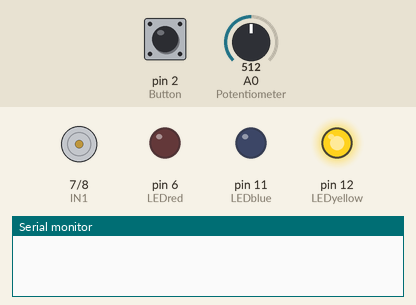
Recording of a sketch running on a simulated Arduino Uno, built with avr-gcc and run on an emulated ATmega328P. Shown: motor-driver pin pairs drawn as motors (green arrow = first pin HIGH = forward, orange = second pin HIGH = backward, longer = more drive, scaled by the enable pin), output pins drawn as LEDs (lit = HIGH), the last lines printed to the serial monitor. The inputs (shaded band) are chosen by the test bench; at power-on: A0 (Potentiometer) = 512, pin 2 (Button) HIGH.

Above: at 1.2 s.
1.3 s: A0 (Potentiometer) set to 575
2.8 s: A0 (Potentiometer) set to 584
At 3.8 s:
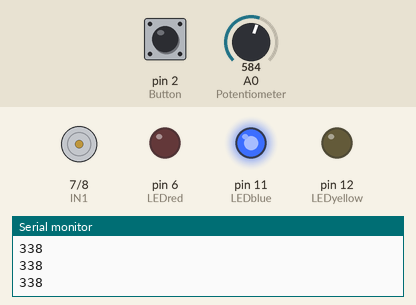
4.3 s: A0 (Potentiometer) set to 603
At 5.2 s:
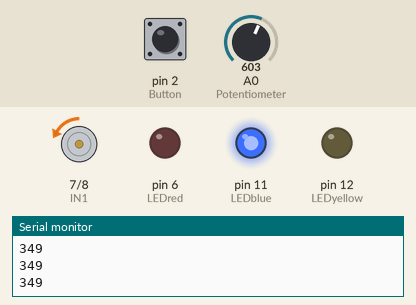
5.8 s: A0 (Potentiometer) set to 716
At 6.3 s:
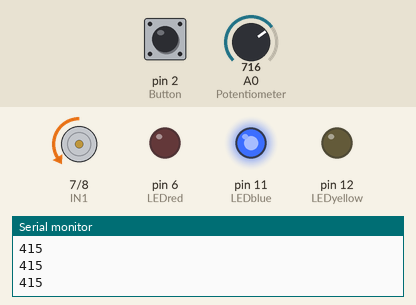
7.3 s: A0 (Potentiometer) set to 900
At 8.5 s:
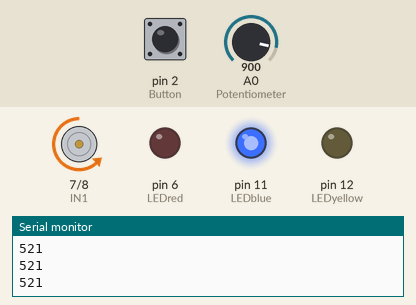
8.8 s: A0 (Potentiometer) set to 1023
At 9.8 s:
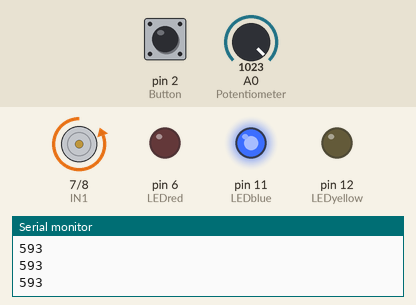
Timing chart, 0 to 11.3 s (numbered marks = the images above; inputs shaded):
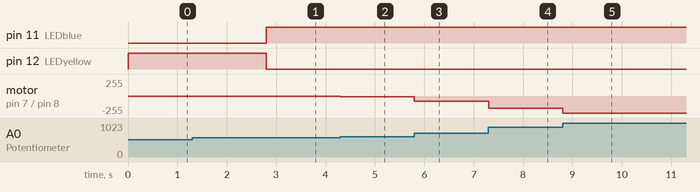

The sketch:

L298N.ino
```cpp
/* ★L298N练习题★
 * ·设置一个按键实现电机的启动和停止
 *
 * ·一个电位器控制电机
 *   逆时针最大时正转最快
 *   顺时针最大时反转最快
 *   中间有一个死区/静止区
 *
 * ·指示灯和蜂鸣器
 *   连续短鸣一次+红灯 -- 正转
 *   连续长鸣一次+蓝灯 -- 反转
 *   连续短鸣三次+黄灯 -- 停止
 *   红蓝两灯亮度随转速变化
 *
 * ·提高部分
 *   转动时蜂鸣器能用tone函数唱歌
 */

//硬件连接与IO分配
//电位器棍子朝人，右手边接VCC
//灯的亮度变化不明显可能因为是共用一个220欧姆对地电阻
//也可能是PWM的频率太快了，PWM1档输出居然都很亮
//所以放弃灯随转速变化，另外tone函数很鸡肋，按钮没意思
//最后，反转居然有问题
const int Potentiometer = A0; //电位器5V-AD-GND接法，这连着中间脚
const int Button = 2;  //轻触按键连着中断脚2
//const int Beep = 3;    //蜂鸣器
const int ENA = 5;     //连接L298N使能端A
const int LEDred = 6; //tone函数会对3和11脚PWM产生干扰
const int IN1 = 7; //连接L298N逻辑端1
const int IN2 = 8; //连接L298N逻辑端2
const int LEDblue = 11;
const int LEDyellow = 12;

int val = 300; //量化研究方法
//[0, 255]   正转区间 1 0
//[256, 337] 静止区间 0 0
//[338, 593] 反转区间 0 1
bool mode = HIGH;

void setup()
{
    pinMode(Potentiometer, INPUT);
    pinMode(Button, INPUT_PULLUP);
    attachInterrupt(Button-2, Mode_Change, FALLING);

    //pinMode(Beep ,OUTPUT);
    pinMode(ENA, OUTPUT);
    pinMode(IN1, OUTPUT);
    pinMode(IN2, OUTPUT);
    pinMode(LEDred, OUTPUT);
    pinMode(LEDblue, OUTPUT);
    pinMode(LEDyellow, OUTPUT);

    Serial.begin(9600);
}

void loop()
{

if (LOW == mode)
{//↓停止模式↓
    ;
}//↑停止模式↑
else
{//运行模式
    val = map(analogRead(Potentiometer), 0, 1023, 0, 593);
    if (0 <= val && val <= 255)
    {//正转
        //tone(Beep, 450*val, 3000);
        //当进入tone时，系统会开辟一个新的线程给tone记时
        //即便不在这个if内，也会响完
        //analogWrite(Beep, val);
        digitalWrite(IN1, HIGH);
        digitalWrite(IN2, LOW);
        analogWrite(ENA, 255-val);

        digitalWrite(LEDred, HIGH);
        digitalWrite(LEDblue, LOW);
        digitalWrite(LEDyellow, LOW);

    }
    if (256 <= val && val <= 337)
    {//停机
        digitalWrite(IN1, LOW);
        digitalWrite(IN2, LOW);

        digitalWrite(LEDred, LOW);
        digitalWrite(LEDblue, LOW);
        digitalWrite(LEDyellow, HIGH);

    }
    if (338 <= val && val <= 593)
    {//反转
        digitalWrite(IN1, LOW);
        digitalWrite(IN2, HIGH);
        analogWrite(ENA, val-338);

        digitalWrite(LEDred, LOW);
        digitalWrite(LEDblue, HIGH);
        digitalWrite(LEDyellow, LOW);
        Serial.println(val);
    }

}

}

void Mode_Change()
{
    mode = !mode; //取反一般用叹号，按位取反特殊场合用
}

//附录一 tone函数
#if 0
任意脚产生占空比50%的方波
持续时间可以设定，否则波形会一直产生知道调用noTone
★同一时间只能产生一个声音(意思是定时器就一个，不能驱动双声道)
  如果希望多个引脚多个声音，请务必在下次调用前先noTone()
语法：
  tone(pin, frequency)
  tone(pin, frequency, duration) //持续时间unsigned long型 毫秒
  //就像一个英语单词又多种形式，动词副词等等，用对了才行
  noTone(pin);
#endif

//附录二 delay和中断的问题
#if 0
   中断时四个时间类函数全部停止：  delayMicroseconds micros millis delay
   有经验的程序员都会避免超过10ms的delay
       delay 必须小于looptime
   使用中断时，需定义一个变量时刻保存串口收到数据防止中断丢失
#endif

#if 0
//附录三 串口通信二次开荒-理论准备篇
void setup()
{
    Serial.begin(9600);
    while (!Serial); //等待连接 Serial当又连接时返回true
}
#endif
```

Measured:
- the behaviour switches between 583 and 584 on A0 (Potentiometer) (found by bisection; images 0 and 1)
- after the input at 1.3 s, every drawn part: stays the same
- after the input at 2.8 s, pin 11 (LEDblue): LOW → HIGH at once; pin 12 (LEDyellow): HIGH → LOW at once
- after the input at 4.3 s, motor on pin 7 (IN1) / pin 8 (IN2): stopped → backward 11/255 at once
- after the input at 5.8 s, motor on pin 7 (IN1) / pin 8 (IN2): backward 11/255 → backward 77/255 at once
- after the input at 7.3 s, motor on pin 7 (IN1) / pin 8 (IN2): backward 77/255 → backward 183/255 at once
- after the input at 8.8 s, motor on pin 7 (IN1) / pin 8 (IN2): backward 183/255 → backward 255/255 at once
